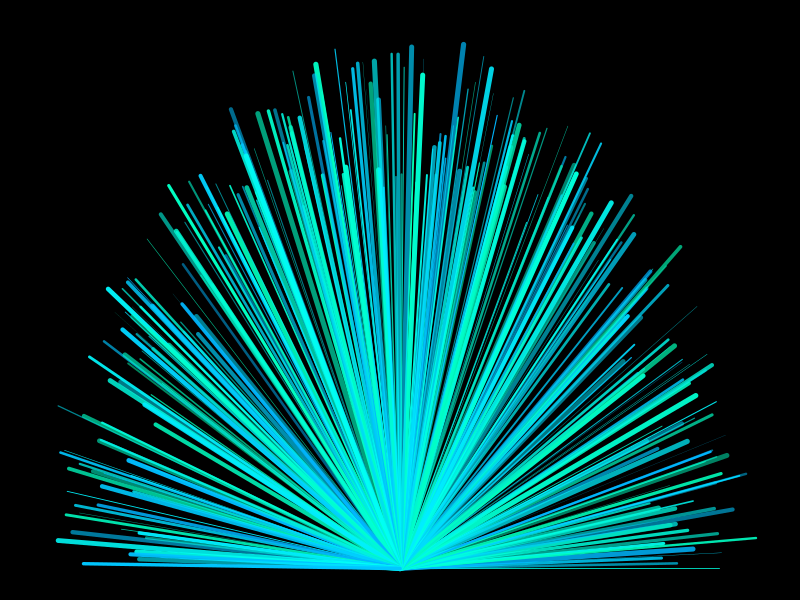

Write R code to recreate this figure.
x <- 2

y <- 3

z = x + y

a = x*y



####  Wing's R Script Changes  ####

print(Sys.time())

theta <- seq(0, pi, length = 300)
x     <- cos(theta)
y     <- sin(theta)
par(bg = "black", mar = rep(0.5, 4))
plot(x, y, type = 'n')
segments(rep(0, 299), rep(0, 299), x[1:299] * runif(299, 0.7), 
         y[1:299] * runif(299, 0.7), 
         col = hsv(runif(299, 0.45, 0.55), 1, 1, runif(299, 0.5)), 
         lwd = 5*runif(299))


###################################


a = x*y

new_variable = z - x

# 2020-Feb-01 (Lenny's edition)